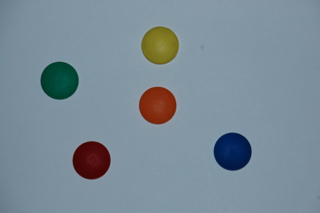
#> input picture graphics/Farbpunkte.jpg, 320 x 213 px, found by its file name
$ python Versuch3.py
#> lines starting #> are read from the running program, lines starting #| are printed output that depends on the picture; after the words box and inside, x2 and y2 are one past the last pixel; in counts of white or black regions, pixels touching at a corner belong together
#> further down, image is the input picture: shape (213, 320, 3); mean B, G, R 151, 139.5, 122.9
import numpy as np
import cv2

def run(image, result,settings=(0,0)):
#> called with settings = (0, 0)
    if(len(image.shape)!=3):
            print("Nur für Farbbilder")
            return
    height, width, _ = image.shape[:]  # image height and width
#> height = 213; width = 320

    image2=np.zeros((height,width,3),np.uint8)
    b, g, r = cv2.split(image)
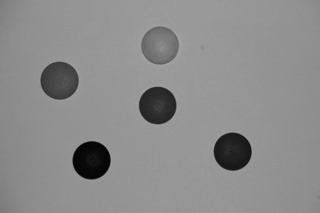
#> g: shape (213, 320); min 0, max 167, mean 139.5
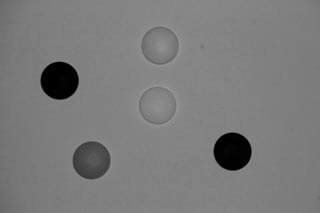
#> r: shape (213, 320); min 0, max 159, mean 122.9
    mask = (b <77) & (g >90) & (r >98)
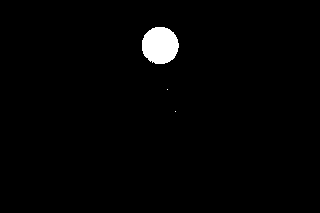
#> mask: shape (213, 320) bool; 1.6% white; 3 white regions (2 under 20 px), largest, box (x1, y1, x2, y2) and area: (142, 27, 179, 64) 1086
    image2[mask] = (30,120,170)
    mask = (b <56) & (g <86) & (r >94)
#> mask: shape (213, 320) bool; 1.6% white; 1 white region, box (x1, y1, x2, y2) and area: (139, 87, 176, 124) 1073
    image2[mask] = (20,50,170)
    mask = (b <86) & (g <120) & (r <20)
#> mask: shape (213, 320) bool; 2.7% white; 2 white regions, box (x1, y1, x2, y2) and area: (41, 62, 78, 99) 1073, (214, 133, 251, 170) 740
    image2[mask] = (80,110,10)
    mask = (b >50) & (g <55) & (r <20)
#> mask: shape (213, 320) bool; 1.6% white; 1 white region, box (x1, y1, x2, y2) and area: (214, 133, 251, 170) 1077
    image2[mask] = (120,40,10)
    mask = (b <35) & (g <100) & (r <100)
#> mask: shape (213, 320) bool; 1.6% white; 1 white region, box (x1, y1, x2, y2) and area: (73, 142, 110, 179) 1085
    image2[mask] = (30,100,90)
    result.append({"name":"Abgleich","data":image2})
    print(cv2.COLOR_BGR2GRAY)
    image3=image.copy()
    _, thresh = cv2.threshold(cv2.cvtColor(image, cv2.COLOR_BGR2GRAY),135,255,cv2.THRESH_BINARY_INV)
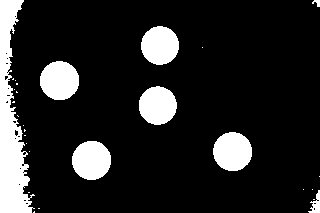
#> thresh: shape (213, 320); 14.7% white; 28 white regions (20 under 20 px)
    contours, _ = cv2.findContours(thresh, cv2.RETR_TREE, cv2.CHAIN_APPROX_NONE)
#> contours = 51 contours, 43 with area under 20; largest, box (x1, y1, x2, y2) and area: (0, 0, 35, 213) 3622, (40, 61, 79, 100) 1150, (72, 141, 111, 180) 1150, (213, 132, 252, 171) 1144, (141, 26, 179, 65) 1101, (139, 86, 177, 125) 1100, (308, 190, 320, 213) 106, (14, 129, 19, 137) 20

    conList=[]

    for i,ele in enumerate(contours):
        if 2000>cv2.contourArea(ele)>300:
            conList.append(ele)
            color=cv2.cvtColor(np.uint8([[(i*10,255,255)]]), cv2.COLOR_HSV2BGR_FULL)
            color=(int(color[0,0,0]),int(color[0,0,1]),int(color[0,0,2]))
            cv2.fillPoly(image3,[ele],color)
#> this loop made 51 passes
#> color on passes 14, 16, 23, 27, 29: (255, 240, 0), (255, 120, 0), (210, 0, 255), (0, 24, 255), (0, 144, 255)
#> ele on passes 1, 2, 3, 4, 9, 10: [[34, 211], [33, 212], [34, 212]], [[38, 208], [39, 208]], [[313, 199], [314, 199]], [[28, 192], [29, 192]], [[312, 189]], [[303, 189]]
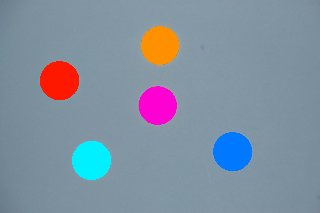
#> image3: shape (213, 320, 3); 8.69% of pixels changed, all inside (x1, y1, x2, y2) = (40, 26, 252, 180)
#> after the loop, conList = 5 contours; box (x1, y1, x2, y2) and area: (40, 61, 79, 100) 1150, (72, 141, 111, 180) 1150, (213, 132, 252, 171) 1144, (141, 26, 179, 65) 1101, (139, 86, 177, 125) 1100

    #cv2.fillPoly(image3,conList,(200,10,212))
    cv2.drawContours(image3, conList, -1, (0,255,0), 1)
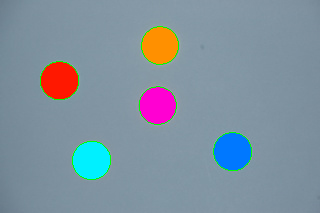
#> image3: shape (213, 320, 3); 0.79% of pixels changed, all inside (x1, y1, x2, y2) = (40, 26, 252, 180)
    result.append({"name":"Abgleich123","data":image3})


if __name__ == '__main__':
    image=cv2.imread("Images\Farbpunkte.jpg")
    result=[]
    run(image,result)
    for ele in result:
        cv2.imshow(ele["name"],ele["data"])
#> this loop made 2 passes
#> pass 1, `cv2.imshow(ele["name"],ele["data"])`:
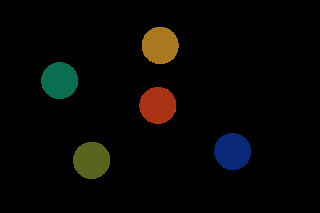
#> window 'Abgleich': shape (213, 320, 3); mean B, G, R 4.4, 6.7, 7.1
    cv2.waitKey(0)
    cv2.destroyAllWindows()
